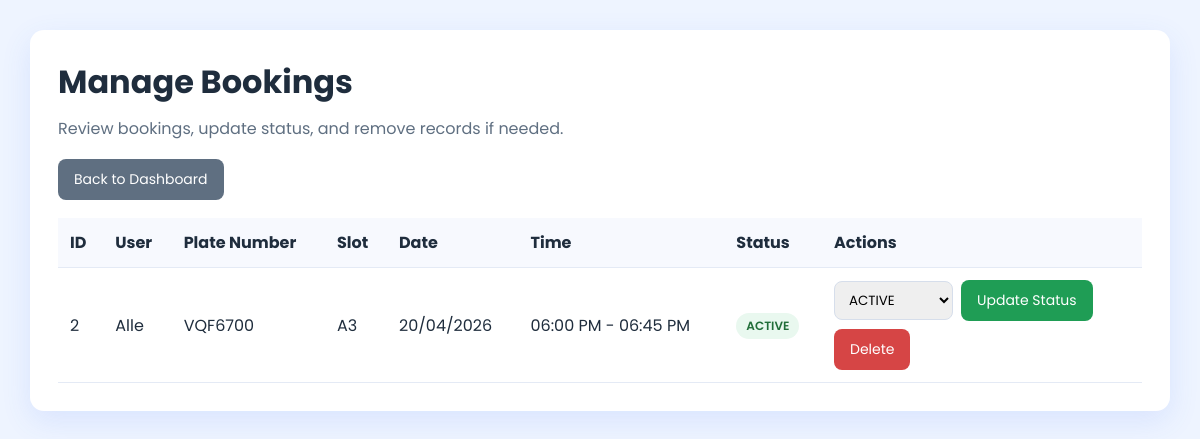
/manage_bookings.php (signed in), run on the app's committed database.
### tables this page shows
CREATE TABLE `bookings` (
  `id` int(11) NOT NULL,
  `user_id` int(11) NOT NULL,
  `slot_id` int(11) NOT NULL,
  `plate_number` varchar(20) NOT NULL,
  `date` date NOT NULL,
  `start_time` time NOT NULL,
  `end_time` time NOT NULL,
  `status` varchar(20) NOT NULL DEFAULT 'ACTIVE'
);

CREATE TABLE `users` (
  `id` int(11) NOT NULL,
  `name` varchar(60) NOT NULL,
  `email` varchar(100) NOT NULL,
  `phone` varchar(15) NOT NULL,
  `password` varchar(255) NOT NULL,
  `role` enum('admin','user') NOT NULL DEFAULT 'user',
  `created_at` timestamp NOT NULL DEFAULT current_timestamp()
);

CREATE TABLE `parking_slots` (
  `id` int(11) NOT NULL,
  `slot_number` varchar(50) NOT NULL
);

### security.php (called while the page is built, shortened)
<?php
function e($value)
{
    return htmlspecialchars((string)$value, ENT_QUOTES, 'UTF-8');
}

### manage_bookings.php (the view, shortened to what this page needs)
<?php
require_once 'security.php';
require_once 'connect.php';
$bookings = $conn->query("
    SELECT b.id, u.name, b.plate_number, p.slot_number, b.date, b.start_time, b.end_time, b.status
    FROM bookings b
    JOIN users u ON b.user_id = u.id
    JOIN parking_slots p ON b.slot_id = p.id
    ORDER BY b.id DESC
");
?>
<!DOCTYPE html>
<html lang="en">
<head>
</head>
<body>
<div class="container">
    <div class="card">
        <h1>Manage Bookings</h1>
        <p>Review bookings, update status, and remove records if needed.</p>
        <div class="topbar">
            <a class="btn secondary" href="admin_dashboard.php">Back to Dashboard</a>
        </div>
        <table>
            <thead>
                <tr>
                    <th>ID</th>
                    <th>User</th>
                    <th>Plate Number</th>
                    <th>Slot</th>
                    <th>Date</th>
                    <th>Time</th>
                    <th>Status</th>
                    <th width="320">Actions</th>
                </tr>
            </thead>
            <tbody>
                <?php while ($row = $bookings->fetch_assoc()): ?>
                    <tr>
                        <td><?php echo e($row['id']); ?></td>
                        <td><?php echo e($row['name']); ?></td>
                        <td><?php echo e($row['plate_number']); ?></td>
                        <td><?php echo e($row['slot_number']); ?></td>
                        <td><?php echo date("d/m/Y", strtotime($row['date'])); ?></td>
                        <td>
                        <?php
                            echo date("h:i A", strtotime($row['start_time'])) .
                            " - " .
                            date("h:i A", strtotime($row['end_time']));
                        ?>
                        </td>
                        <td>
                            <span class="badge <?php echo e($row['status']); ?>">
                                <?php echo e($row['status']); ?>
                            </span>
                        </td>
                        <td>
                            <div class="action-group">
                                <form method="POST" style="display:flex; gap:8px; align-items:center;">
                                    <select name="status">
                                        <option value="ACTIVE" <?php echo $row['status'] === 'ACTIVE' ? 'selected' : ''; ?>>ACTIVE</option>
                                    </select>
                                    <button type="submit" class="success">Update Status</button>
                                </form>
                                <form method="POST" onsubmit="return confirm('Delete this booking?');">
                                    <button type="submit" class="danger">Delete</button>
                                </form>
                            </div>
                        </td>
                    </tr>
                <?php endwhile; ?>
            </tbody>
        </table>
    </div>
</div>
</body>
</html>

### manage_bookings.php (style rules this page uses)
* { margin:0; padding:0; box-sizing:border-box; font-family:'Poppins',sans-serif; }
body { background:#eef4ff; padding:30px; color:#1f2d3d; }
.container { max-width:1280px; margin:0 auto; }
.card { background:#fff; border-radius:14px; padding:28px; box-shadow:0 10px 30px rgba(64,112,244,0.12); }
h1 { margin-bottom:10px; }
p { color:#5f6f81; margin-bottom:18px; }
.topbar { display:flex; gap:12px; flex-wrap:wrap; margin-bottom:18px; }
.btn, button { display:inline-block; text-decoration:none; border:none; cursor:pointer; background:#4070f4; color:#fff; padding:10px 16px; border-radius:8px; font-size:14px; }
.danger { background:#d64545; }
.secondary { background:#5f6f81; }
.success { background:#1f9d55; }
table { width:100%; border-collapse:collapse; margin-top:18px; }
th, td { padding:12px; border-bottom:1px solid #e4eaf5; text-align:left; vertical-align:middle; }
th { background:#f7f9fe; }
.action-group { display:flex; gap:8px; flex-wrap:wrap; align-items:center; }
select { padding:8px 10px; border:1px solid #d6deeb; border-radius:8px; }
.badge { display:inline-block; padding:4px 10px; border-radius:20px; font-size:12px; font-weight:600; }
.ACTIVE { background:#e9f8ef; color:#216e39; }

### data on the page
bookings: id "2", user.name "Alle", plate_number "VQF6700", slot.slot_number "A3", date "20/04/2026", start_time "06:00 PM", end_time "06:45 PM", status "ACTIVE"
